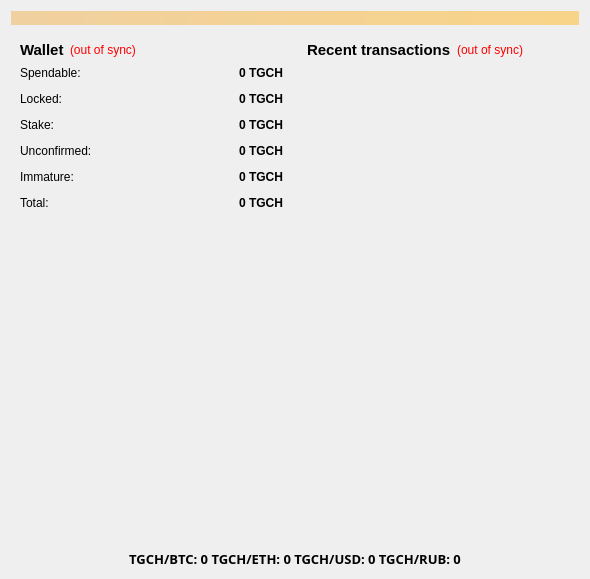
<?xml version="1.0" encoding="UTF-8"?>
<ui version="4.0">
 <class>OverviewPage</class>
 <widget class="QWidget" name="OverviewPage">
  <property name="geometry">
   <rect>
    <x>0</x>
    <y>0</y>
    <width>590</width>
    <height>579</height>
   </rect>
  </property>
  <property name="windowTitle">
   <string>Form</string>
  </property>
  <layout class="QVBoxLayout" name="topLayout">
   <item>
    <widget class="QLabel" name="labelAlerts">
     <property name="visible">
      <bool>false</bool>
     </property>
     <property name="styleSheet">
      <string notr="true">background-color: qlineargradient(x1: 0, y1: 0, x2: 1, y2: 0, stop:0 #F0D0A0, stop:1 #F8D488);  color:#000000
</string>
     </property>
     <property name="wordWrap">
      <bool>true</bool>
     </property>
     <property name="margin">
      <number>3</number>
     </property>
    </widget>
   </item>
   <item>
    <layout class="QHBoxLayout" name="horizontalLayout" stretch="1,1">
     <item>
      <layout class="QVBoxLayout" name="verticalLayout_2">
       <item>
        <widget class="QWidget" name="widget" native="true">
         <layout class="QVBoxLayout" name="verticalLayout_4">
          <item>
           <layout class="QHBoxLayout" name="horizontalLayout_4">
            <item>
             <widget class="QLabel" name="label_5">
              <property name="font">
               <font>
                <pointsize>11</pointsize>
                <weight>75</weight>
                <bold>true</bold>
               </font>
              </property>
              <property name="text">
               <string>Wallet</string>
              </property>
             </widget>
            </item>
            <item>
             <widget class="QLabel" name="labelWalletStatus">
              <property name="toolTip">
               <string>The displayed information may be out of date. Your wallet automatically synchronizes with the TrueGalaxyCash network after a connection is established, but this process has not completed yet.</string>
              </property>
              <property name="styleSheet">
               <string notr="true">QLabel { color: red; }</string>
              </property>
              <property name="text">
               <string notr="true">(out of sync)</string>
              </property>
              <property name="alignment">
               <set>Qt::AlignLeading|Qt::AlignLeft|Qt::AlignVCenter</set>
              </property>
             </widget>
            </item>
            <item>
             <spacer name="horizontalSpacer_2">
              <property name="orientation">
               <enum>Qt::Horizontal</enum>
              </property>
              <property name="sizeHint" stdset="0">
               <size>
                <width>40</width>
                <height>20</height>
               </size>
              </property>
             </spacer>
            </item>
           </layout>
          </item>
          <item>
           <layout class="QFormLayout" name="formLayout_2">
            <property name="fieldGrowthPolicy">
             <enum>QFormLayout::AllNonFixedFieldsGrow</enum>
            </property>
            <property name="horizontalSpacing">
             <number>12</number>
            </property>
            <property name="verticalSpacing">
             <number>12</number>
            </property>
            <item row="0" column="0">
             <widget class="QLabel" name="label">
              <property name="text">
               <string>Spendable:</string>
              </property>
             </widget>
            </item>
            <item row="0" column="1">
             <widget class="QLabel" name="labelBalance">
              <property name="font">
               <font>
                <weight>75</weight>
                <bold>true</bold>
               </font>
              </property>
              <property name="cursor">
               <cursorShape>IBeamCursor</cursorShape>
              </property>
              <property name="toolTip">
               <string>Your current spendable balance</string>
              </property>
              <property name="text">
               <string notr="true">0 TGCH</string>
              </property>
              <property name="alignment">
               <set>Qt::AlignRight|Qt::AlignTrailing|Qt::AlignVCenter</set>
              </property>
              <property name="textInteractionFlags">
               <set>Qt::LinksAccessibleByMouse|Qt::TextSelectableByKeyboard|Qt::TextSelectableByMouse</set>
              </property>
             </widget>
            </item>
            <item row="1" column="0">
             <widget class="QLabel" name="labelLocked">
              <property name="text">
               <string>Locked:</string>
              </property>
             </widget>
            </item>
            <item row="1" column="1">
             <widget class="QLabel" name="labelLockedBalance">
              <property name="font">
               <font>
                <weight>75</weight>
                <bold>true</bold>
               </font>
              </property>
              <property name="cursor">
               <cursorShape>IBeamCursor</cursorShape>
              </property>
              <property name="toolTip">
               <string>Your current locked balance</string>
              </property>
              <property name="text">
               <string notr="true">0 TGCH</string>
              </property>
              <property name="alignment">
               <set>Qt::AlignRight|Qt::AlignTrailing|Qt::AlignVCenter</set>
              </property>
              <property name="textInteractionFlags">
               <set>Qt::LinksAccessibleByMouse|Qt::TextSelectableByKeyboard|Qt::TextSelectableByMouse</set>
              </property>
             </widget>
            </item>
            <item row="2" column="0">
             <widget class="QLabel" name="label_6">
              <property name="text">
               <string>Stake:</string>
              </property>
             </widget>
            </item>
            <item row="2" column="1">
             <widget class="QLabel" name="labelStake">
              <property name="font">
               <font>
                <weight>75</weight>
                <bold>true</bold>
               </font>
              </property>
              <property name="cursor">
               <cursorShape>IBeamCursor</cursorShape>
              </property>
              <property name="toolTip">
               <string>Total of coins that was staked, and do not yet count toward the current balance</string>
              </property>
              <property name="text">
               <string notr="true">0 TGCH</string>
              </property>
              <property name="alignment">
               <set>Qt::AlignRight|Qt::AlignTrailing|Qt::AlignVCenter</set>
              </property>
              <property name="textInteractionFlags">
               <set>Qt::LinksAccessibleByMouse|Qt::TextSelectableByKeyboard|Qt::TextSelectableByMouse</set>
              </property>
             </widget>
            </item>
            <item row="3" column="0">
             <widget class="QLabel" name="label_3">
              <property name="text">
               <string>Unconfirmed:</string>
              </property>
             </widget>
            </item>
            <item row="3" column="1">
             <widget class="QLabel" name="labelUnconfirmed">
              <property name="font">
               <font>
                <weight>75</weight>
                <bold>true</bold>
               </font>
              </property>
              <property name="cursor">
               <cursorShape>IBeamCursor</cursorShape>
              </property>
              <property name="toolTip">
               <string>Total of transactions that have yet to be confirmed, and do not yet count toward the current balance</string>
              </property>
              <property name="text">
               <string notr="true">0 TGCH</string>
              </property>
              <property name="alignment">
               <set>Qt::AlignRight|Qt::AlignTrailing|Qt::AlignVCenter</set>
              </property>
              <property name="textInteractionFlags">
               <set>Qt::LinksAccessibleByMouse|Qt::TextSelectableByKeyboard|Qt::TextSelectableByMouse</set>
              </property>
             </widget>
            </item>
            <item row="4" column="0">
             <widget class="QLabel" name="labelImmatureText">
              <property name="text">
               <string>Immature:</string>
              </property>
             </widget>
            </item>
            <item row="4" column="1">
             <widget class="QLabel" name="labelImmature">
              <property name="font">
               <font>
                <weight>75</weight>
                <bold>true</bold>
               </font>
              </property>
              <property name="toolTip">
               <string>Mined balance that has not yet matured</string>
              </property>
              <property name="text">
               <string notr="true">0 TGCH</string>
              </property>
              <property name="alignment">
               <set>Qt::AlignRight|Qt::AlignTrailing|Qt::AlignVCenter</set>
              </property>
              <property name="textInteractionFlags">
               <set>Qt::LinksAccessibleByMouse|Qt::TextSelectableByKeyboard|Qt::TextSelectableByMouse</set>
              </property>
             </widget>
            </item>
            <item row="5" column="0">
             <widget class="QLabel" name="labelTotalText">
              <property name="text">
               <string>Total:</string>
              </property>
             </widget>
            </item>
            <item row="5" column="1">
             <widget class="QLabel" name="labelTotal">
              <property name="font">
               <font>
                <weight>75</weight>
                <bold>true</bold>
               </font>
              </property>
              <property name="cursor">
               <cursorShape>IBeamCursor</cursorShape>
              </property>
              <property name="toolTip">
               <string>Your current total balance</string>
              </property>
              <property name="text">
               <string notr="true">0 TGCH</string>
              </property>
              <property name="alignment">
               <set>Qt::AlignRight|Qt::AlignTrailing|Qt::AlignVCenter</set>
              </property>
              <property name="textInteractionFlags">
               <set>Qt::LinksAccessibleByMouse|Qt::TextSelectableByKeyboard|Qt::TextSelectableByMouse</set>
              </property>
             </widget>
            </item>
           </layout>
          </item>
         </layout>
        </widget>
       </item>
       <item>
        <spacer name="verticalSpacer">
         <property name="orientation">
          <enum>Qt::Vertical</enum>
         </property>
         <property name="sizeHint" stdset="0">
          <size>
           <width>20</width>
           <height>40</height>
          </size>
         </property>
        </spacer>
       </item>
      </layout>
     </item>
     <item>
      <layout class="QVBoxLayout" name="verticalLayout_3">
       <item>
        <widget class="QWidget" name="widget_2" native="true">
         <layout class="QVBoxLayout" name="verticalLayout">
          <item>
           <layout class="QHBoxLayout" name="horizontalLayout_2">
            <item>
             <widget class="QLabel" name="label_4">
              <property name="font">
               <font>
                <pointsize>11</pointsize>
                <weight>75</weight>
                <bold>true</bold>
               </font>
              </property>
              <property name="text">
               <string>&lt;b&gt;Recent transactions&lt;/b&gt;</string>
              </property>
             </widget>
            </item>
            <item>
             <widget class="QLabel" name="labelTransactionsStatus">
              <property name="toolTip">
               <string>The displayed information may be out of date. Your wallet automatically synchronizes with the TrueGalaxyCash network after a connection is established, but this process has not completed yet.</string>
              </property>
              <property name="styleSheet">
               <string notr="true">QLabel { color: red; }</string>
              </property>
              <property name="text">
               <string notr="true">(out of sync)</string>
              </property>
              <property name="alignment">
               <set>Qt::AlignRight|Qt::AlignTrailing|Qt::AlignVCenter</set>
              </property>
             </widget>
            </item>
            <item>
             <spacer name="horizontalSpacer">
              <property name="orientation">
               <enum>Qt::Horizontal</enum>
              </property>
              <property name="sizeHint" stdset="0">
               <size>
                <width>40</width>
                <height>20</height>
               </size>
              </property>
             </spacer>
            </item>
           </layout>
          </item>
          <item>
           <widget class="QListView" name="listTransactions">
            <property name="styleSheet">
             <string notr="true">QListView { background: transparent; }</string>
            </property>
            <property name="frameShape">
             <enum>QFrame::NoFrame</enum>
            </property>
            <property name="verticalScrollBarPolicy">
             <enum>Qt::ScrollBarAlwaysOff</enum>
            </property>
            <property name="horizontalScrollBarPolicy">
             <enum>Qt::ScrollBarAlwaysOff</enum>
            </property>
            <property name="selectionMode">
             <enum>QAbstractItemView::NoSelection</enum>
            </property>
           </widget>
          </item>
         </layout>
        </widget>
       </item>
      </layout>
     </item>
    </layout>
   </item>
   <item>
    <widget class="QLabel" name="priceStats">
     <property name="font">
      <font>
       <family>Miriam Mono CLM</family>
       <pointsize>10</pointsize>
       <weight>75</weight>
       <bold>true</bold>
      </font>
     </property>
     <property name="text">
      <string>&lt;html&gt;&lt;head/&gt;&lt;body&gt;&lt;p&gt;TGCH/BTC: 0 TGCH/ETH: 0 TGCH/USD: 0 TGCH/RUB: 0&lt;/p&gt;&lt;/body&gt;&lt;/html&gt;</string>
     </property>
     <property name="alignment">
      <set>Qt::AlignCenter</set>
     </property>
    </widget>
   </item>
  </layout>
 </widget>
 <resources/>
 <connections/>
</ui>
